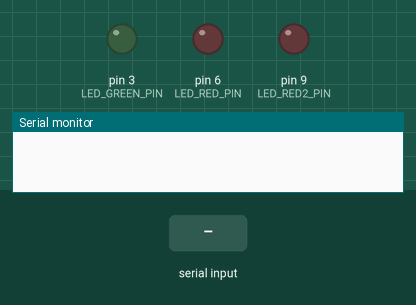
The sketch below on a simulated Arduino Uno, built with avr-gcc and run on an emulated ATmega328P. Parts: output pins drawn as LEDs (lit = HIGH), the last lines printed to the serial monitor. The inputs (shaded band) are chosen by the test bench.

Above: at 1.2 s.
1.3 s: "90,45,200\n" received over Serial
At 2.5 s:
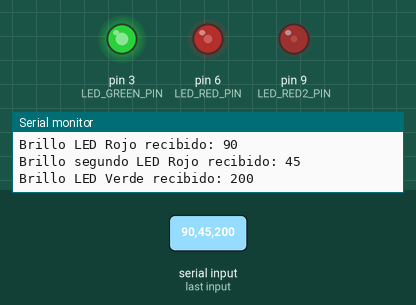
2.8 s: "30,150,10\n" received over Serial
At 3.8 s:
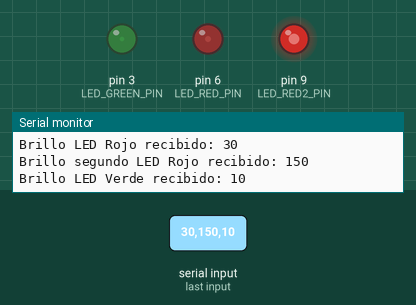
4.3 s: "90,45\n" received over Serial
At 6.5 s:
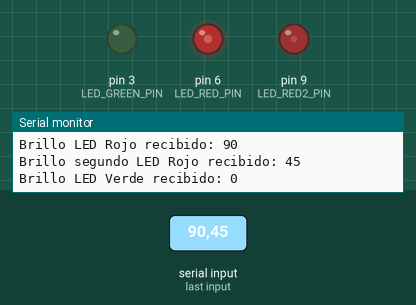
6.8 s: "90\n" received over Serial
At 9.2 s:
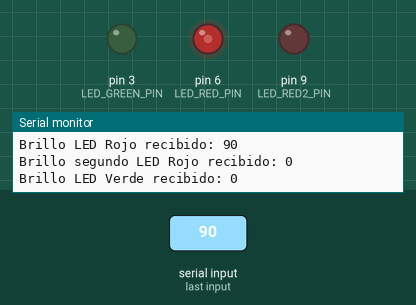
9.8 s: "200\n" received over Serial
At 12.6 s:
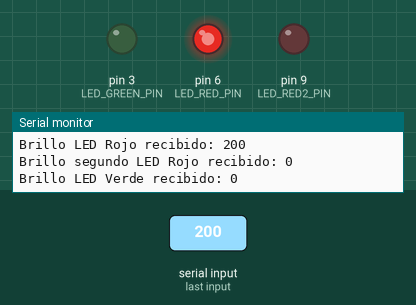
12.8 s: "1,90\n" received over Serial
At 14.3 s:
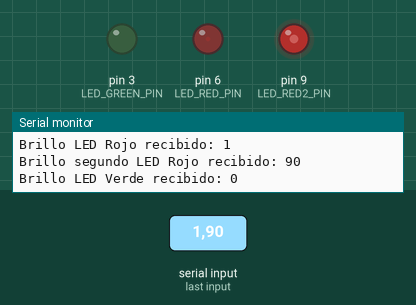
Timing chart, 0 to 15.8 s (numbered marks = the images above; inputs shaded):
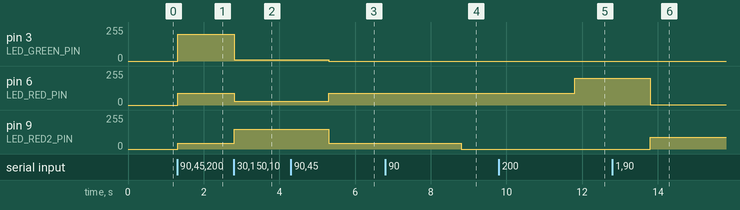

Measured:
- after the input at 1.3 s, pin 3 (LED_GREEN_PIN): 0/255 → 200/255 at once; pin 6 (LED_RED_PIN): 0/255 → 90/255 at once; pin 9 (LED_RED2_PIN): 0/255 → 45/255 at once
- after the input at 2.8 s, pin 3 (LED_GREEN_PIN): 200/255 → 10/255 at once; pin 6 (LED_RED_PIN): 90/255 → 30/255 at once; pin 9 (LED_RED2_PIN): 45/255 → 150/255 at once
- after the input at 4.3 s, pin 3 (LED_GREEN_PIN): 10/255 → 0/255 after 1.0 s; pin 6 (LED_RED_PIN): 30/255 → 90/255 after 1.0 s; pin 9 (LED_RED2_PIN): 150/255 → 45/255 after 1.0 s
- after the input at 6.8 s, pin 9 (LED_RED2_PIN): 45/255 → 0/255 after 2.0 s
- after the input at 9.8 s, pin 6 (LED_RED_PIN): 90/255 → 200/255 after 2.0 s
- after the input at 12.8 s, pin 6 (LED_RED_PIN): 200/255 → 1/255 after 1.0 s; pin 9 (LED_RED2_PIN): 0/255 → 90/255 after 1.0 s

The sketch:

Control_de_brillo_LEDs.ino
```cpp
#define LED_GREEN_PIN 3
#define LED_RED_PIN 6
#define LED_RED2_PIN 9

void setup() {
  // Configurar el pin del LED rojo como salida
  pinMode(LED_RED_PIN, OUTPUT);
  pinMode(LED_RED2_PIN, OUTPUT);
  pinMode(LED_GREEN_PIN, OUTPUT);
  // Iniciar comunicación serial
  Serial.begin(9600);
}

void loop() {
  // Verificar si hay datos disponibles desde Python
  if (Serial.available() >= 3) {
    // Leer los datos recibidos desde Python
    int led_rojo = Serial.parseInt(); // Leer el valor de brillo para el LED rojo
    int led_rojo2 = Serial.parseInt(); // Leer el valor de brillo para el LED rojo2
    int led_verde = Serial.parseInt(); // Leer el valor de brillo para el LED verde

    // Establecer el brillo del LED rojo utilizando PWM
    analogWrite(LED_RED_PIN, led_rojo);
    analogWrite(LED_RED2_PIN, led_rojo2);
    analogWrite(LED_GREEN_PIN, led_verde);
    // Enviar una respuesta de confirmación a Python (opcional)
    Serial.print("Brillo LED Rojo recibido: ");
    Serial.println(led_rojo);
    Serial.print("Brillo segundo LED Rojo recibido: ");
    Serial.println(led_rojo2);
    Serial.print("Brillo LED Verde recibido: ");
    Serial.println(led_verde);
  }
}
```
